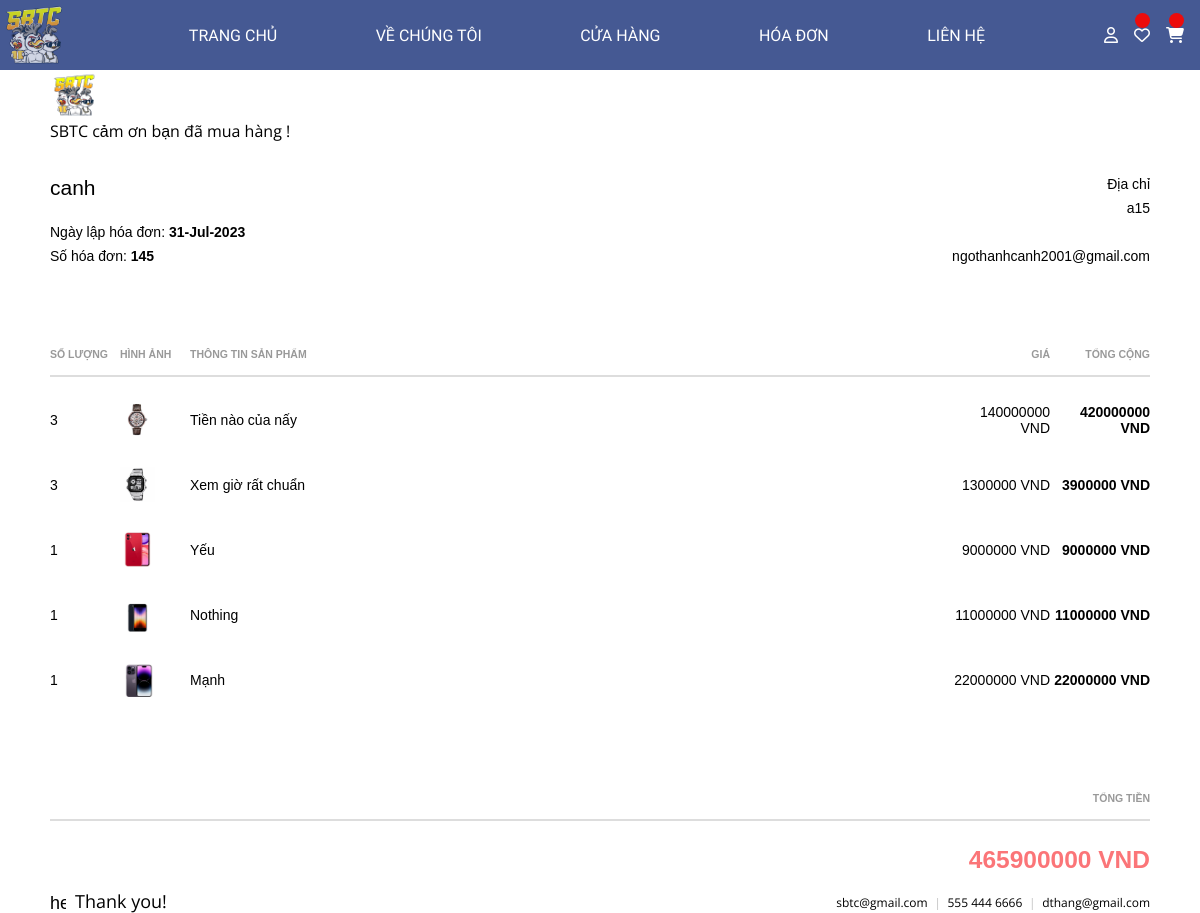
The app's page /chitiethoadon.php?id=44 (signed in) with its own data.
### tables this page shows
CREATE TABLE `order` (
  `id` int(11) NOT NULL,
  `use_id` int(11) NOT NULL,
  `name` varchar(255) NOT NULL,
  `number` varchar(255) NOT NULL,
  `email` varchar(255) NOT NULL,
  `method` varchar(255) NOT NULL,
  `adress` varchar(255) NOT NULL,
  `total_price` varchar(255) NOT NULL,
  `placed_on` varchar(255) NOT NULL,
  `payment_status` varchar(255) NOT NULL DEFAULT 'Đợi duyệt'
);

CREATE TABLE `users` (
  `id` int(11) NOT NULL,
  `name` varchar(255) NOT NULL,
  `email` varchar(255) NOT NULL,
  `password` varchar(255) NOT NULL,
  `user_type` varchar(255) NOT NULL DEFAULT 'user',
  `OTP` int(11) NOT NULL
);

CREATE TABLE `orderdetail` (
  `id` int(11) NOT NULL,
  `id_order` int(11) NOT NULL,
  `id_product` int(11) NOT NULL,
  `quantity` varchar(255) NOT NULL,
  `price` varchar(255) NOT NULL
);

CREATE TABLE `products` (
  `id` int(11) NOT NULL,
  `name` varchar(255) NOT NULL,
  `old_price` int(11) NOT NULL,
  `new_price` int(11) NOT NULL,
  `product_detail` varchar(255) NOT NULL,
  `type_product` varchar(255) NOT NULL,
  `method` varchar(255) NOT NULL,
  `image` varchar(255) NOT NULL
);

### chitiethoadon.php (the view, shortened to what this page needs)
<?php $page='chitiethoadon';
$user_id = $_SESSION['user_id'];
?>
<!DOCTYPE html>
<html lang="en">
<head>
</head>
<body>
    <?php include 'header.php';  ?>
      <div class="logo-container">
        <img
          style="width: 50px"
          src="image/sbtclogo.png"
        >
        <p>SBTC cảm ơn bạn đã mua hàng !</p>
      </div>
      <table class="invoice-info-container">
      <?php
      $select_user=mysqli_query($conn,"SELECT email From users Where id='$user_id'");
      $fetch_email_user=mysqli_fetch_assoc($select_user);
      $idoder=$_GET['id'];
      $select_hoadon=mysqli_query($conn,"SELECT * FROM `order` WHERE id='$idoder'");
      $fetch_hoadon = mysqli_fetch_assoc($select_hoadon);
           ?>
        <tr>
          <td rowspan="2" class="client-name">
            <?=$fetch_hoadon['name'] ?>
          </td>
          <td>
            Địa chỉ
          </td>
        </tr>
        <tr>
          <td>
          <?=$fetch_hoadon['adress'] ?>
          </td>
        </tr>
        <tr>
          <td>
            Ngày lập hóa đơn: <strong> <?=$fetch_hoadon['placed_on'] ?></strong>
          </td>
          <td>
          </td>
        </tr>
        <tr>
          <td>
            Số hóa đơn: <strong><?=101+$idoder ?></strong>
          </td>
          <td>
           <?=$fetch_email_user['email'] ?>
          </td>
        </tr>
      </table>
      <table class="line-items-container">
        <thead>
          <tr>
            <th class="heading-quantity">Số lượng</th>
            <th class="heading-quantity">Hình Ảnh</th>
            <th class="heading-description">Thông tin sản phẩm</th>
            <th class="heading-price">Giá</th>
            <th class="heading-subtotal">Tổng cộng</th>
          </tr>
        </thead>
        <tbody>
          <?php
            $idoder=$_GET['id'];
            $totalsum=0;
          $select_order_detail=mysqli_query($conn,"SELECT * FROM `orderdetail` Where id_order='$idoder'");
          if(mysqli_num_rows($select_order_detail))
          {
            while($fetch_order_detail=mysqli_fetch_assoc($select_order_detail))
            { $pid=$fetch_order_detail['id_product'];
              $select_product=mysqli_query($conn,"SELECT * FROM `products` WHERE id='$pid'");
              $fetcch_product = mysqli_fetch_assoc($select_product);
               $total=$fetch_order_detail['price']*$fetch_order_detail['quantity'];
              $totalsum +=$total;
              ?>
          <tr>
            <td><?=$fetch_order_detail['quantity'] ?></td>
            <td class="img_cthd"><img src="image/<?=$fetcch_product['image'] ?>" style="height:35px" alt=""></td>
            <td><?= $fetcch_product['product_detail'] ?></td>
            <td class="right-hd"><?=$fetch_order_detail['price'] ?> VND</td>
            <td class="bold"><?=$total ?> VND</td>
          </tr>
          <?php
          }
        }
          ?>
        </tbody>
      </table>
      <table class="line-items-container has-bottom-border">
        <thead>
          <tr>
            <th>Tổng tiền</th>
          </tr>
        </thead>
        <tbody>
          <tr>
            <td class="large total"><?=$totalsum ?> VND</td>
          </tr>
        </tbody>
      </table>
      <div class="footer">
        <div class="footer-info">
          <span>sbtc@gmail.com</span> |
          <span>555 444 6666</span> |
          <span>dthang@gmail.com</span>
        </div>
        <div class="footer-thanks">
          <img src="https://github.com/anvilco/html-pdf-invoice-template/raw/main/img/heart.png" alt="heart">
          <span>Thank you!</span>
        </div>
      </div>
</body>
</html>

### main.css (style rules this page uses)
* { margin: 0; padding: 0; box-sizing: border-box; }
:root { --box-shadow2: 0px 0px 0px 6px #eee; --box-shadow:0px 0px 0px 6px rgb(255 255 255/40%); --orange: #fcc927; }
html { -webkit-box-sizing: border-box; box-sizing: border-box; -webkit-font-smoothing: antialiased; }
* { -webkit-box-sizing: inherit; box-sizing: inherit; }
*:before, *:after { -webkit-box-sizing: inherit; box-sizing: inherit; }
span { font-family: 'Open Sans', sans-serif; }
p { font-family: 'Open Sans', sans-serif; }

### records on screen
order: name "canh", adress "a15", placed_on "31-Jul-2023"
users: email "ngothanhcanh2001@gmail.com"
orderdetail: quantity "3", id_product.image (picture), id_product.product_detail "Tiền nào của nấy", price "140000000", total "420000000"
orderdetail: quantity "3", id_product.image (picture), id_product.product_detail "Xem giờ rất chuẩn", price "1300000", total "3900000"
orderdetail: quantity "1", id_product.image (picture), id_product.product_detail "Yếu", price "9000000"
orderdetail: quantity "1", id_product.image (picture), id_product.product_detail "Nothing", price "11000000"
orderdetail: quantity "1", id_product.image (picture), id_product.product_detail "Mạnh", price "22000000"

### other values on screen
101+$idoder "145"
$totalsum "465900000"
